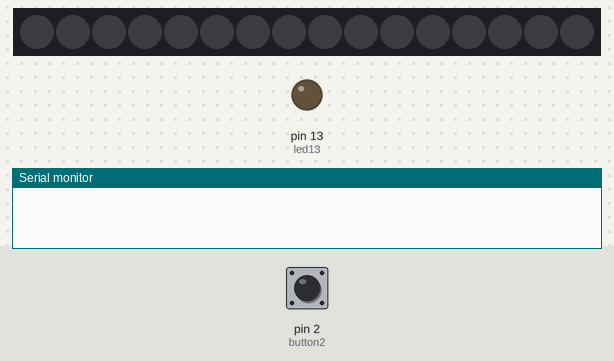
The sketch below on a simulated Arduino Uno, built with avr-gcc and run on an emulated ATmega328P. On the bench: 16 RGB LEDs in strip order, left to right, output pins drawn as LEDs (lit = HIGH), the last lines printed to the serial monitor. Inputs (shaded band) come from the test bench; at power-on: pin 2 (button2) LOW. Dim RGB values are drawn brighter than linear.

Above: at 1.2 s.
1.3 s: pin 2 (button2) pulled HIGH for 0.15 s
At 3.0 s:
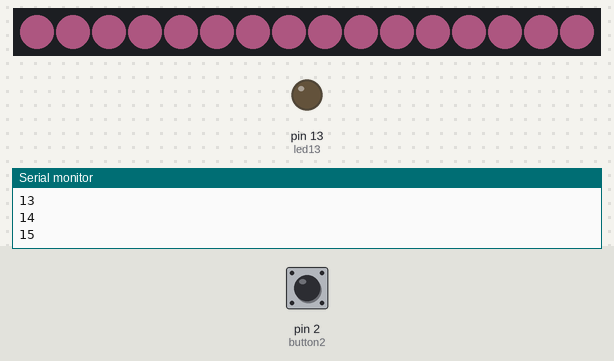
3.1 s: pin 2 (button2) pulled HIGH for 1 s
At 4.3 s:
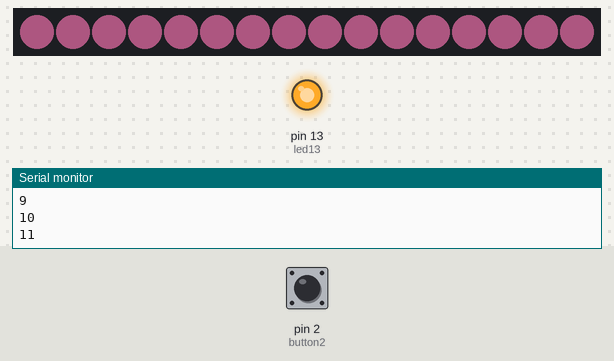
6.2 s: pin 2 (button2) pulled HIGH for 3.2 s
At 10.5 s:
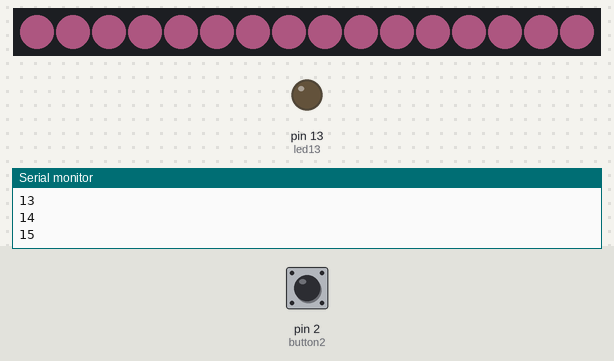
Timing chart, 0 to 12.0 s (numbered marks = the images above; inputs shaded):
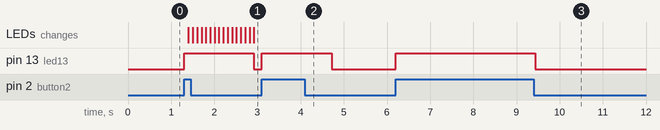

Measured:
- after the input at 1.3 s, pin 13 (led13): LOW → HIGH at once, → LOW 1.6 s later; the LEDs: first change after 0.10 s (image 1 shows a later state)
- after the input at 3.1 s, pin 13 (led13): LOW → HIGH at once, → LOW 1.6 s later
- after the input at 6.2 s, pin 13 (led13): LOW → HIGH at once, → LOW 3.2 s later

The sketch:

circular_button.ino
```cpp
// cw coleman  neo RGBW circular with button input
// https://www.arduino.cc/en/Tutorial/Button
// this code requires the Arduino Adafruit NeoPixel Library
#include <Adafruit_NeoPixel.h>
#ifdef __AVR__
  #include <avr/power.h>
#endif

#define PIN 6
#define NUM_LEDS 16
#define BRIGHTNESS 25
Adafruit_NeoPixel strip = Adafruit_NeoPixel(NUM_LEDS, PIN, NEO_GRBW + NEO_KHZ800);

// define input pins
const int button2 = 2;     // the number of the pushbutton pin
const int button3 = 3;     // the number of the pushbutton pin
const int led13 =  13;      // the number of the LED pin

//button state
int buttonState2 = 0;
int buttonState3 = 0;
void setup() {
  Serial.begin(9600);
  // This is for Trinket 5V 16MHz, you can remove these three lines if you are not using a Trinket
  #if defined (__AVR_ATtiny85__)
    if (F_CPU == 16000000) clock_prescale_set(clock_div_1);
  #endif
  // End of trinket special code
  strip.setBrightness(BRIGHTNESS);
  strip.begin();
  strip.show(); // Initialize all pixels to 'off'
  // initialize the LED pin as an output:
  pinMode(led13, OUTPUT);
  // initialize the pushbutton pin as an input:
  pinMode(button2, INPUT);
    pinMode(button3, INPUT);
}

//set up variables
int red,green,blue,white;
//set first led and total leds
int first = 10;
int leds = 16;
int count = 0;

//The event loop  *************************
void loop() {

// button code

 // read the state of the pushbutton value:
  buttonState2 = digitalRead(button2);

  // check if the pushbutton is pressed.
  // if it is, the buttonState is HIGH:
  if (buttonState2 == HIGH) {
    // turn LED on:
    digitalWrite(led13, HIGH);
    first = 0; leds = 16; red = 255, green = 0; blue = 127; white = 255;
    circular(first,leds,red,green,blue,white);
  } else {
    // turn LED off:
    digitalWrite(led13, LOW);
  }
  //end button code


}

// end of the event loop *************************

//red function
void circular(int s, int lds, int  r,int g,int b,int w){
// s:start   lds:the number of leds  r:red  g:green  b:blue  w:white
int delayVal = 100;// change the delayVal to speed things up
int j;
Serial.println();//debug
for(j = 0; j < 16 ; j++){
    Serial.println (s);//debug
          strip.setPixelColor(s, strip.Color(r,g,b,w ));
          delay(delayVal);
           strip.show();
            s++; // increase s by 1;
            if (s > (lds -1)) { s = 0;}
 }
}
```
